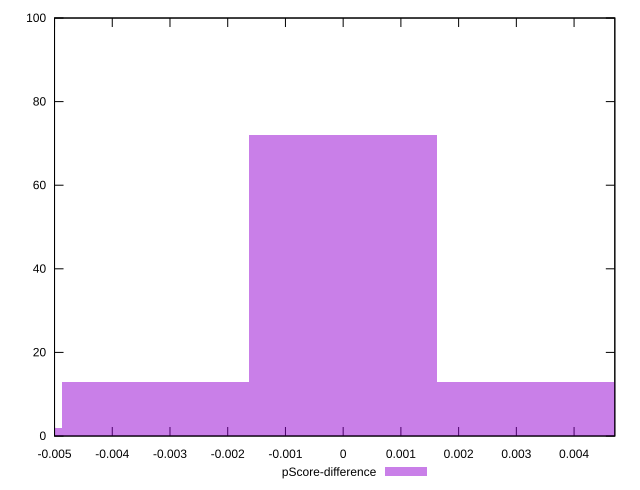

Reproduce this figure in gnuplot.
reset

$pScoreDifference <<EOF
-0.0064952494235159 2
0 72
0.00324762471175795 13
-0.00324762471175795 13
EOF

set key outside below
set boxwidth 0.00324762471175795
set xrange [-0.0050000000000000044:0.004705882352941171]
set yrange [0:100]
set trange [0:100]
set style fill transparent solid 0.5 noborder
set terminal svg size 640, 490 enhanced background rgb 'white'
set output "report_00015_2021-02-09T16-11-33.973Z/uses-http2/samples/pages+cached/pScore-difference/histogram.svg"

plot $pScoreDifference title "pScore-difference" with boxes

reset
